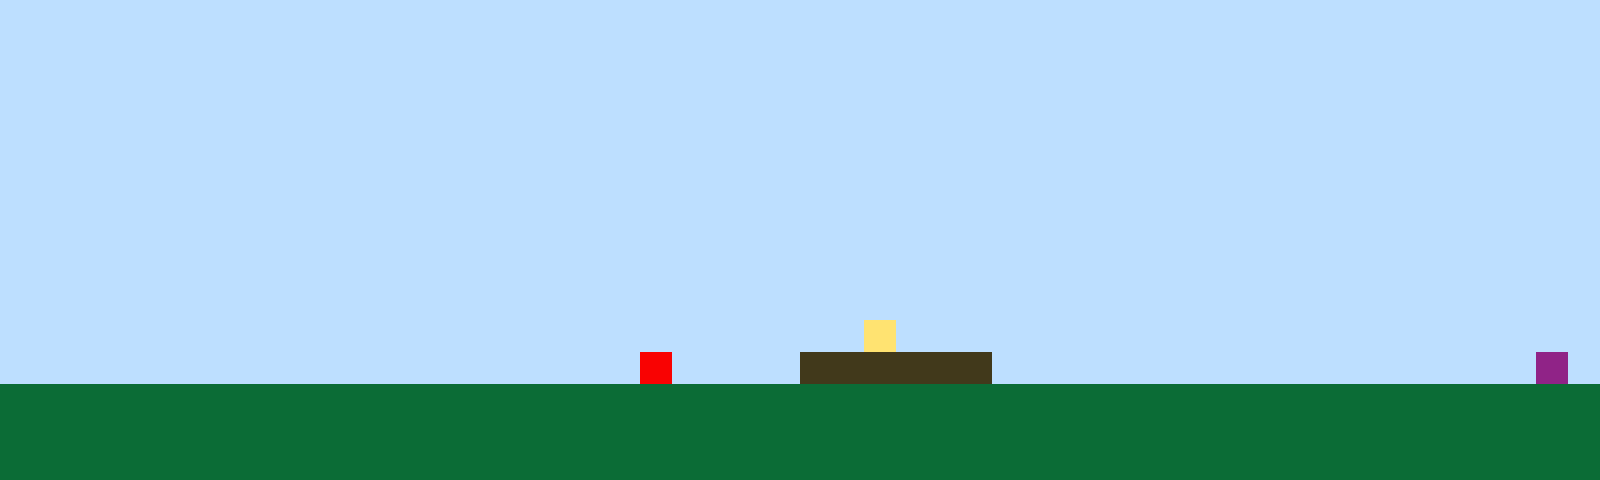

The image is a tile-based game level rendered from a .tmx file. Its description and complete source (layers, tilesets, objects, tile grids) follow:
An orthogonal 50x15 tile map with 32x32 px tiles, 1 tile layer (Tile Layer 1).

<map version="1.10" tiledversion="1.11.2" orientation="orthogonal" renderorder="right-up" width="50" height="15" tilewidth="32" tileheight="32" infinite="0" nextlayerid="2" nextobjectid="1"><editorsettings><export target="map1.csv" format="csv" /></editorsettings><tileset firstgid="1" name="sprites" tilewidth="32" tileheight="32" tilecount="6" columns="3"><image source="sprites.png" width="96" height="64" /></tileset><layer id="1" name="Tile Layer 1" width="50" height="15"><data encoding="csv">1,1,1,1,1,1,1,1,1,1,1,1,1,1,1,1,1,1,1,1,1,1,1,1,1,1,1,1,1,1,1,1,1,1,1,1,1,1,1,1,1,1,1,1,1,1,1,1,1,1,1,1,1,1,1,1,1,1,1,1,1,1,1,1,1,1,1,1,1,1,1,1,1,1,1,1,1,1,1,1,1,1,1,1,1,1,1,1,1,1,1,1,1,1,1,1,1,1,1,1,1,1,1,1,1,1,1,1,1,1,1,1,1,1,1,1,1,1,1,1,1,1,1,1,1,1,1,1,1,1,1,1,1,1,1,1,1,1,1,1,1,1,1,1,1,1,1,1,1,1,1,1,1,1,1,1,1,1,1,1,1,1,1,1,1,1,1,1,1,1,1,1,1,1,1,1,1,1,1,1,1,1,1,1,1,1,1,1,1,1,1,1,1,1,1,1,1,1,1,1,1,1,1,1,1,1,1,1,1,1,1,1,1,1,1,1,1,1,1,1,1,1,1,1,1,1,1,1,1,1,1,1,1,1,1,1,1,1,1,1,1,1,1,1,1,1,1,1,1,1,1,1,1,1,1,1,1,1,1,1,1,1,1,1,1,1,1,1,1,1,1,1,1,1,1,1,1,1,1,1,1,1,1,1,1,1,1,1,1,1,1,1,1,1,1,1,1,1,1,1,1,1,1,1,1,1,1,1,1,1,1,1,1,1,1,1,1,1,1,1,1,1,1,1,1,1,1,1,1,1,1,1,1,1,1,1,1,1,1,1,1,1,1,1,1,1,1,1,1,1,1,1,1,1,1,1,1,1,1,1,1,1,1,1,1,1,1,1,1,1,1,1,1,1,1,1,1,1,1,1,1,1,1,1,1,1,1,1,1,1,1,1,1,1,1,1,1,1,1,1,1,1,1,1,1,1,1,1,1,1,1,1,1,1,1,1,1,1,1,1,1,1,1,1,1,1,1,1,1,1,1,1,1,1,1,1,1,1,1,1,1,1,1,1,1,1,1,1,1,1,1,1,1,1,1,1,1,1,1,1,1,1,1,1,1,1,1,1,1,1,1,1,1,1,1,1,1,1,1,1,1,1,1,1,1,1,1,1,1,1,1,1,1,1,1,1,1,1,1,1,1,1,1,1,1,1,1,1,1,1,1,1,1,1,1,1,1,1,1,1,1,1,1,1,1,1,1,4,1,1,1,1,1,1,1,1,1,1,1,1,1,1,1,1,1,1,1,1,1,1,1,1,1,1,1,1,1,1,1,1,1,1,1,1,1,1,1,1,1,1,5,1,1,1,1,3,3,3,3,3,3,1,1,1,1,1,1,1,1,1,1,1,1,1,1,1,1,1,6,1,2,2,2,2,2,2,2,2,2,2,2,2,2,2,2,2,2,2,2,2,2,2,2,2,2,2,2,2,2,2,2,2,2,2,2,2,2,2,2,2,2,2,2,2,2,2,2,2,2,2,2,2,2,2,2,2,2,2,2,2,2,2,2,2,2,2,2,2,2,2,2,2,2,2,2,2,2,2,2,2,2,2,2,2,2,2,2,2,2,2,2,2,2,2,2,2,2,2,2,2,2,2,2,2,2,2,2,2,2,2,2,2,2,2,2,2,2,2,2,2,2,2,2,2,2,2,2,2,2,2,2,2,2,2,2,2,2,2,2,2,2,2,2,2,2,2,2,2,2,2</data></layer></map>
